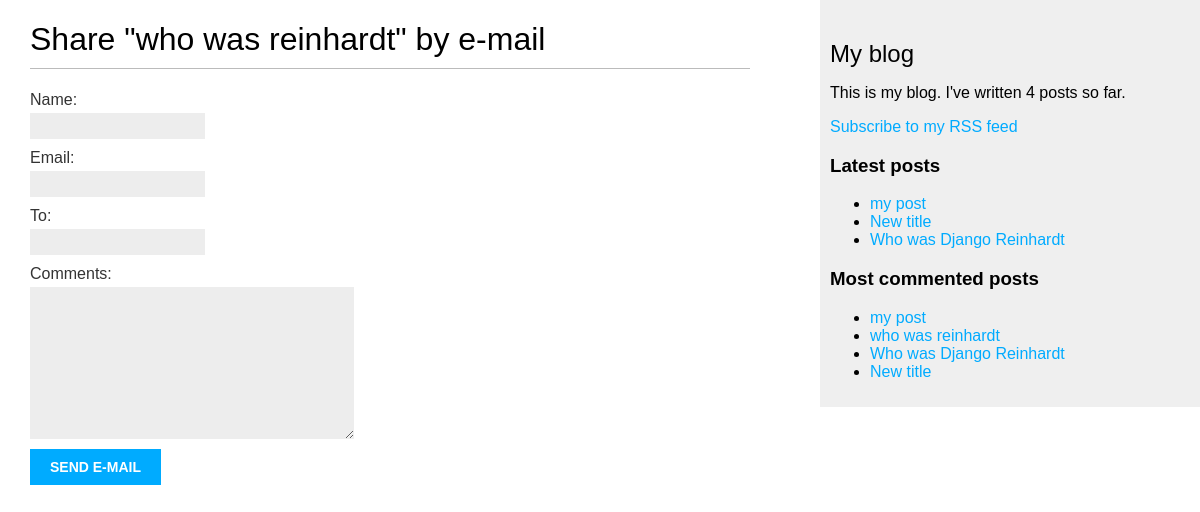
/blog/1/share/, run on an earlier commit of the app's database.
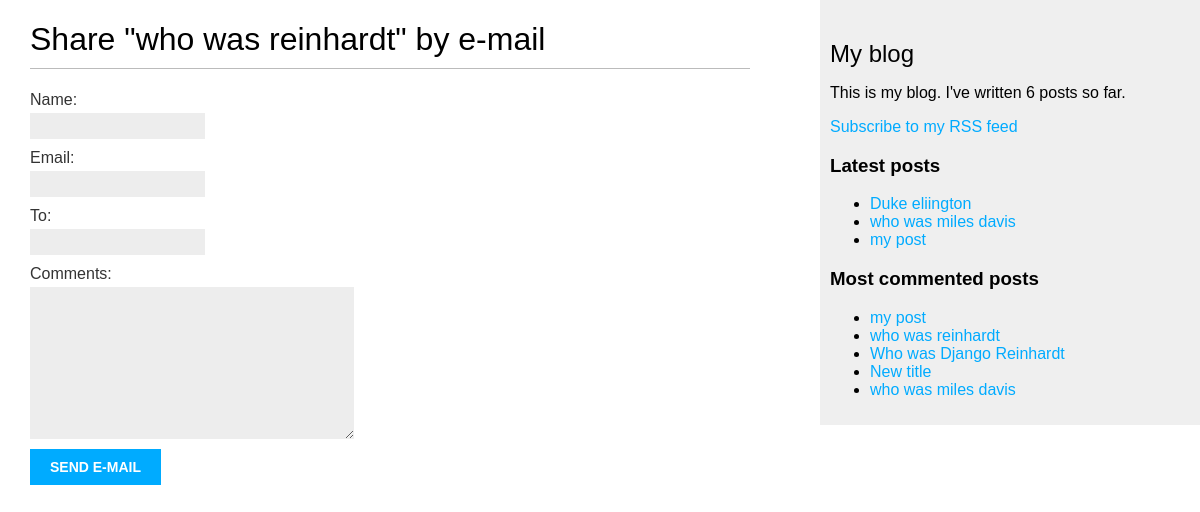
And on a later commit of the database.
### blog/models.py (models this page shows, shortened)
class Post(models.Model):
    class Status(models.TextChoices):
        DRAFT = 'DF', 'Draft'
        PUBLISHED = 'PB', 'Published'
    title = models.CharField(max_length=250)
    slug = models.SlugField(max_length=250,
                            unique_for_date='publish')
    author = models.ForeignKey(User,
                               on_delete=models.CASCADE,
                               related_name='blog_posts')
    body = models.TextField()
    publish = models.DateTimeField(default=timezone.now)
    created = models.DateTimeField(auto_now_add=True)
    updated = models.DateTimeField(auto_now=True)
    status = models.CharField(max_length=2,
                              choices=Status.choices,
                              default=Status.DRAFT)
    tags = TaggableManager()
    objects = models.Manager() # The default manager.
    published = PublishedManager() # Our custom manager.
    class Meta:
        ordering = ['-publish']
        indexes = [
            models.Index(fields=['-publish']),
        ]
    def get_absolute_url(self):
        return reverse('blog:post_detail',
                       args=[self.publish.year,
                             self.publish.month,
                             self.publish.day,
                             self.slug])

### blog/views.py (the view)
def post_share(request, post_id):
    post = get_object_or_404(Post, id=post_id, status=Post.Status.PUBLISHED)
    sent=False
    if request.method == "POST":
        form = EmailPostForm(request.POST)
        if form.is_valid():
            cd = form.cleaned_data
            post_url = request.build_absolute_uri(
                post.get_absolute_url())
            subject = f"{cd['name']} recommends you read {post.title}"
            message = f"Read {post.title} at {post_url}\n\n" \
                      f"{cd['name']}\'s comments: {cd['comments']}"
            send_mail(subject, message, 'youraccount@gmail.com', [cd['to']])
            sent = True
    else:
        form = EmailPostForm()
    return render(request, "blog/post/share.html", {'post': post,
                                                    'form': form,
                                                    'sent': sent})

### blog/forms.py
class EmailPostForm(forms.Form):
    name = forms.CharField(max_length=25)
    email = forms.EmailField()
    to = forms.EmailField()
    comments = forms.CharField(required=False,
                               widget=forms.Textarea)

### blog/models.py (called while the page is built)
    def get_queryset(self):
        return super().get_queryset()\
                      .filter(status=Post.Status.PUBLISHED)

### blog/templatetags/blog_tags.py (called while the page is built)
@register.simple_tag
def total_posts():
    return Post.published.count()

@register.inclusion_tag('blog/post/latest_posts.html')
def show_latest_posts(count=5):
    latest_posts = Post.published.order_by('-publish')[:count]
    return {'latest_posts': latest_posts}

@register.simple_tag
def get_most_commented_posts(count=5):
    return Post.published.annotate(
                total_comments=Count('comments')
            ).order_by('-total_comments')[:count]

### blog/templates/blog/post/share.html (shortened to what this page needs)
{% extends "blog/base.html" %}
{% block content %}
{% if sent %}
<h1>E-mail successfully sent</h1>
<p>
"{{ post.title }}" was successfully sent to {{ form.cleaned_data.to }}.
</p>
{% else %}
<h1>Share "{{ post.title }}" by e-mail</h1>
<form method="post">
{{ form.as_p }}
<input type="submit" value="Send e-mail">
</form>
{% endif %}
{% endblock %}

### blog/templates/blog/base.html (shortened to what this page needs)
{% load blog_tags %}
{% load static %}
<!DOCTYPE html>
<html>
<head>
  <link href="{% static 'css/blog.css' %}" rel="stylesheet">
</head>
<body>
  <div id="content">
    {% block content %}
    {% endblock %}
  </div>
  <div id="sidebar">
    <h2>My blog</h2>
    <p>
      This is my blog.
      I've written {% total_posts %} posts so far.
    </p>
    <p>
      <a href="{% url 'blog:post_feed' %}">
      Subscribe to my RSS feed
      </a>
    </p>
    <h3>Latest posts</h3>
    {% show_latest_posts 3 %}
    <h3>Most commented posts</h3>
    {% get_most_commented_posts as most_commented_posts %}
    <ul>
      {% for post in most_commented_posts %}
      <li>
        <a href="{{ post.get_absolute_url }}">{{ post.title }}</a>
      </li>
      {% endfor %}
    </ul>
  </div>
</body>
</html>

### blog/templates/blog/post/latest_posts.html
<ul>
    {% for post in latest_posts %}
    <li>
    <a href="{{ post.get_absolute_url }}">{{ post.title }}</a>
    </li>
    {% endfor %}
</ul>

What changed in the data, as far as the page shows it:
no longer on one of the page's lists (row unchanged): Post: title "Who was Django Reinhardt"
no longer on one of the page's lists (row unchanged): Post: title "New title"
added Post: title "Duke eliington", shown under "Latest posts"
added Post: title "who was miles davis"
Also different on the page:
text no longer shown: "4"
text now shown: "6"
